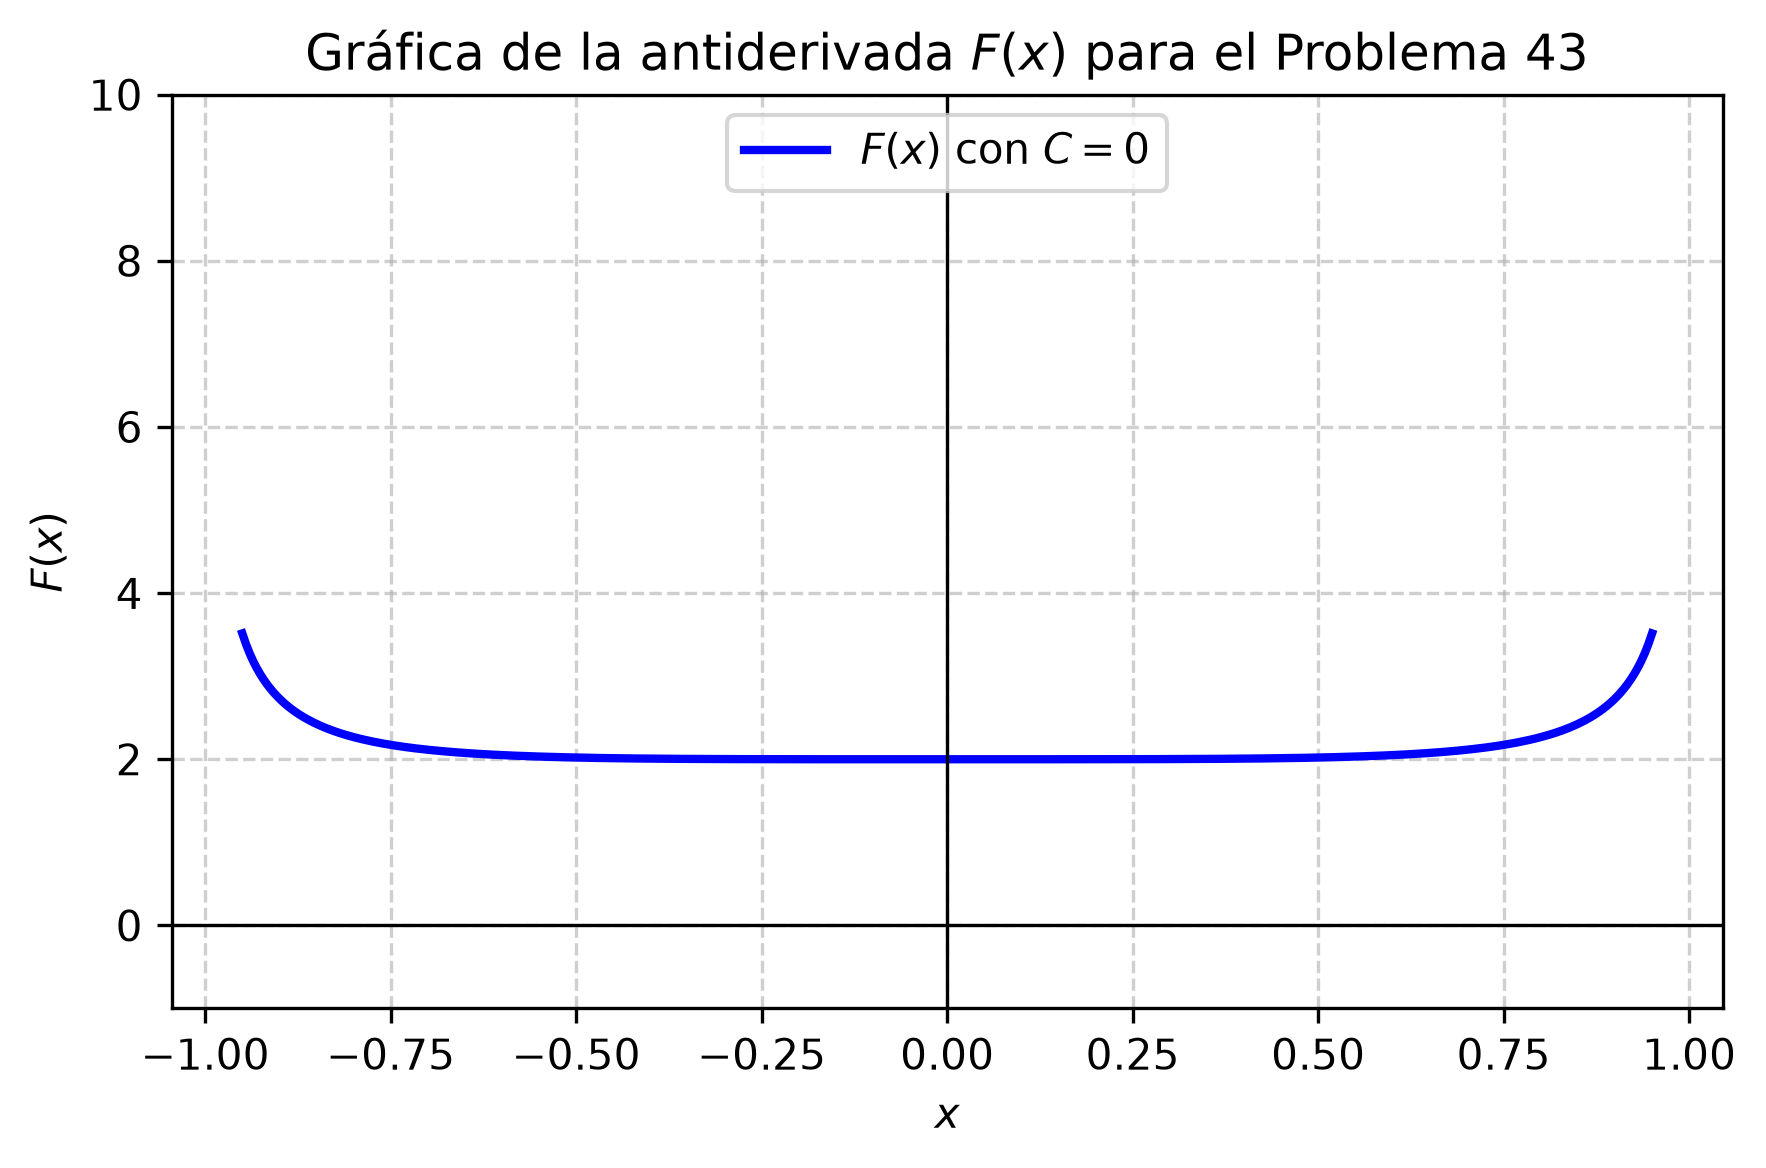

This figure's Python source:
import matplotlib
matplotlib.use('Agg')
import numpy as np
import matplotlib.pyplot as plt

# Definir el dominio para x, evitando los puntos donde la función no está definida (|x| >= 1)
x = np.linspace(-0.95, 0.95, 400)

# Definir la antiderivada F(x) con C = 0
F_x = (2 - x**2) / np.sqrt(1 - x**2)

plt.figure(figsize=(6, 4))
plt.plot(x, F_x, label=r'$F(x)$ con $C=0$', color='b', linewidth=2)

plt.title(r'Gráfica de la antiderivada $F(x)$ para el Problema 43')
plt.xlabel('$x$')
plt.ylabel('$F(x)$')
plt.grid(True, linestyle='--', alpha=0.6)
plt.axhline(0, color='black', linewidth=0.8, linestyle='-')
plt.axvline(0, color='black', linewidth=0.8, linestyle='-')
plt.legend(loc='upper center')
plt.ylim(-1, 10)

plt.tight_layout()

plt.savefig(r'semana_05/graficas/SEM05_P43_grafica.png', dpi=300, bbox_inches='tight')
plt.close()
